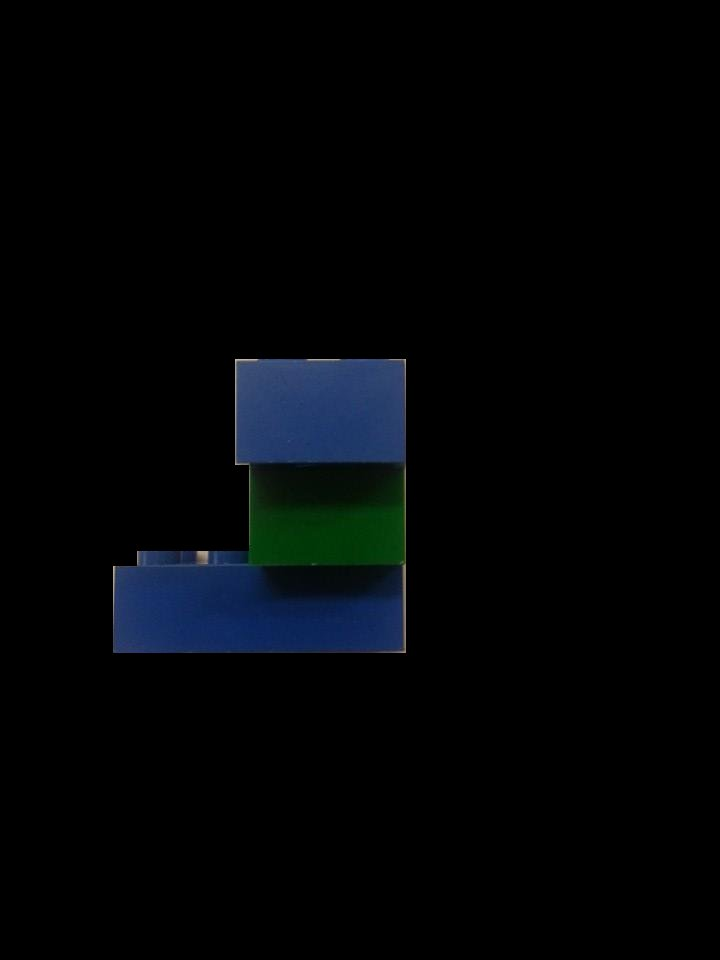
//> input picture lego/pictures/perfect2.jpg, 720 x 960 px
$ ./new5   (built with g++ and OpenCV 4)
//> lines starting //> are read from the running program, lines starting //| are printed output that depends on the picture; after the words box and inside, x2 and y2 are one past the last pixel; in counts of white or black regions, pixels touching at a corner belong together
#include <iostream>
#include <opencv2/opencv.hpp>
#include <opencv2/highgui/highgui.hpp>
#include <math.h>
#include "util.h"
#include <boost/multi_array.hpp>
#include <cassert>
#include <opencv2/objdetect/objdetect.hpp>
#include <opencv2/highgui/highgui.hpp>
#include <opencv2/imgproc/imgproc.hpp>
#include <stdio.h>
#include <stdlib.h>
using namespace std;
using namespace cv;
using namespace boost;


void removeBackground (Mat image) {
    Mat mask;
    cvtColor(image, mask, CV_RGB2HSV);

    imshow("hsv", mask);


    for (int r = 0; r < image.rows; r++) {
        uchar* rowPtr = image.ptr<uchar>(r);
        uchar* maskRowPtr = mask.ptr<uchar>(r);

        for (int c = 0; c < image.cols*3; c += 3) {
            int h = maskRowPtr[c];
            int s = maskRowPtr[c + 1];
            int v = maskRowPtr[c + 2];

            if (v > 90 && s < 230) {
                rowPtr[c] = 0;
                rowPtr[c+1] = 0;
                rowPtr[c+2] = 0;
            }
        }
    }
}

// [147 lines left out: functions getHue, getClosestColour, getColour, pointIsAcceptable, drawGrid3, not called in this run]


double cornerHarris(int viewArray[20][20], Mat src, Mat image, vector<Point> acceptablePoint)
{

  int thresh = 10;
  Mat dst, dst_norm, dst_norm_scaled;
  dst = Mat::zeros( src.size(), CV_32FC1 );

  /// Detector parameters
  int blockSize = 3;
  int apertureSize = 31;
  double k = 0.001;

  // [4 lines of commented-out code are left out]

      cout << "2" << endl;
  /// Detecting corners
  cornerHarris( src, dst, blockSize, apertureSize, k, BORDER_DEFAULT );

  /// Normalizing and initialising
  normalize( dst, dst_norm, 0, 255, NORM_MINMAX, CV_32FC1, Mat() );
  convertScaleAbs( dst_norm, dst_norm_scaled );
  vector<Point> harrisPoints;
  vector<double> distances;
  vector<double>initialDistances;
  vector<harrisLine> hLines;
  Point topLeft(1000, 1000);
  harrisLine bright;
  double brightest = 0;
        cout << "2" << endl;

  //calculate initial harris corners
  int count = 0;
  for( int j = 0; j < dst_norm.rows ; j++ ){
    for( int i = 0; i < dst_norm.cols; i++ ){
      int p = dst_norm.at<float>(j,i);
      if( p > thresh ){
          if(p > brightest){
            bright.p1.x = i;
            bright.p1.y = j;
            bright.brightness = thresh;
          }
        harrisPoints.push_back(Point(i,j));
          count ++;
         circle( dst_norm_scaled, Point( i, j ), 5,  Scalar(0), 2, 8, 0 );
        }
    }
  }


      cout << "2" << endl;
   //Make pairs of corners that are vertically alligned and are not too close or too
   //far apart to be considered edges
   for(size_t i = 0; i < harrisPoints.size(); i++){
    for(size_t k = i+1; k < harrisPoints.size(); k++){
      double x1 = harrisPoints[i].x, x2 = harrisPoints[k].x, y1 = harrisPoints[i].y, y2 = harrisPoints[k].y;
      if(abs(x1 - x2) <2 && abs(y1 -y2) > 50){
        if(true){//pointIsAcceptable(x1,y1,acceptablePoint)&& pointIsAcceptable(x2,y2, acceptablePoint)){    //Ended up not making a big enough difference
            double distance = sqrt(((x1-x2)*(x1-x2))+((y1-y2)*(y1-y2)));
            initialDistances.push_back(distance);
            harrisLine h;
            h.p1 = Point(x1, y1);
            h.p2 = Point(x2,y2);
            h.distance = distance;
            hLines.push_back(h);
        }
      }
    }
   }
      cout << "2" << endl;

  //Find the median distance and then rule out any lines that are not close enough
  //to this distance
  sort(initialDistances.begin(), initialDistances.end());
  vector<harrisLine> finalHLines;
   double median = initialDistances[initialDistances.size()/2];
   double range = median/5;
   for(size_t i = 0; i <  hLines.size(); i++){
    if(abs(hLines[i].distance - median) < range){
      harrisLine h;
      h.p1 = Point(hLines[i].p1.x, hLines[i].p1.y);
      h.p2 = Point(hLines[i].p2.x, hLines[i].p2.y);
      h.distance = hLines[i].distance;
     finalHLines.push_back(h);
    }
   }

  // finalHLines = clusterLines(finalHLines);   //DECIDED THAT THIS TOOK TOO LONG FOR NOT ENOUGH IMPROVEMENT

      cout << "2" << endl;

   //calculate the average edge length
   double total = 0;
   for(size_t i = 0; i < finalHLines.size(); i++){
        line( image, finalHLines[i].p1, finalHLines[i].p2, Scalar(0,0,255), 3, CV_AA);    //Draw on edge lines
        circle( image, finalHLines[i].p1, 5,  Scalar(0), 2, 8, 0 );
       circle( image, finalHLines[i].p2, 5,  Scalar(0), 2, 8, 0 );
        //cout << " Line distance = " << finalHLines[i].distance << endl;
         total += finalHLines[i].distance;
   }
   total = total/finalHLines.size();
   bright.p2.x = bright.p1.x;
   bright.p2.y = bright.p1.y + total;
   cout << "TOTAL = " << total << endl;
   double width = (total/6)*5;
      drawGrid3(viewArray, bright, total, width, image);
  /// Showing the harris corners
  imshow( "harris ", dst_norm_scaled );
  return total;
}


// [182 lines left out: functions initialiseTestArray, findBoundingBox, create3dArray, not called in this run]


int main() {
    string filename1 = "pictures/perfect2.jpg";
    string filename2 = "pictures/perfect2.jpg";
    string filename3 = "pictures/perfect2.jpg";
    string filename4 = "pictures/perfect2.jpg";
    Mat input = imread(filename1, CV_LOAD_IMAGE_GRAYSCALE);
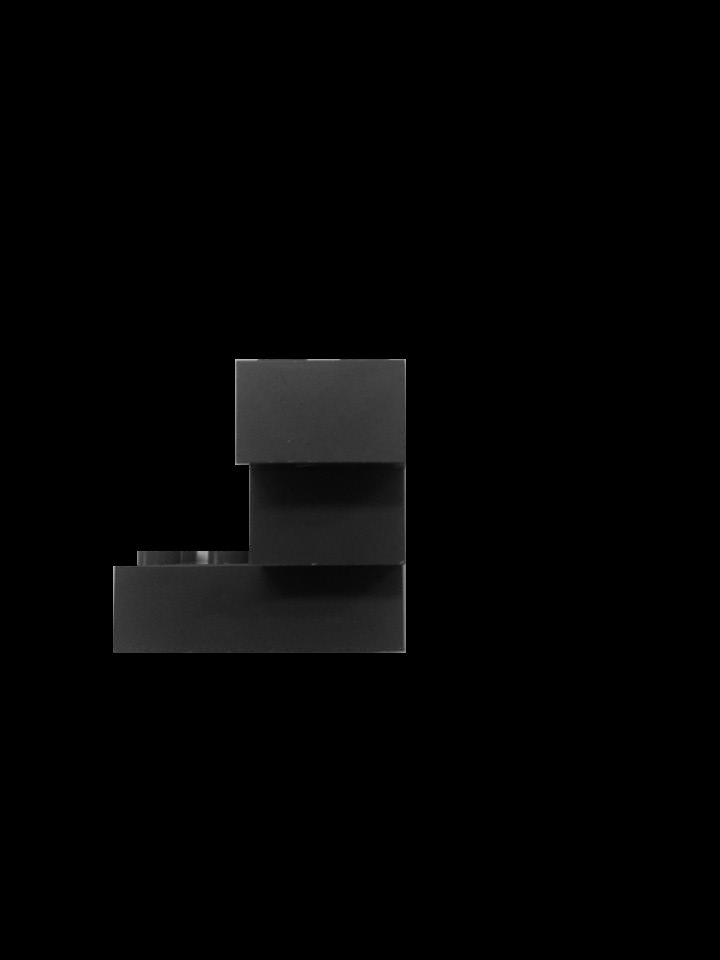
//> input: 960 rows x 720 cols, CV_8UC1; min 0, max 186, mean 3.8
    Mat harris1 = imread(filename1, CV_LOAD_IMAGE_GRAYSCALE);
    Mat harris2 = imread(filename2, CV_LOAD_IMAGE_GRAYSCALE);
    Mat harris3 = imread(filename3, CV_LOAD_IMAGE_GRAYSCALE);
    Mat harris4 = imread(filename4, CV_LOAD_IMAGE_GRAYSCALE);
    //GaussianBlur(input, 3, input);                     //CURRENTLY DOESNT MAKE DIFFERENCE
    Mat image1 = imread(filename1, CV_LOAD_IMAGE_COLOR);
//> image1 is the input picture: 960 rows x 720 cols, CV_8UC3; mean B, G, R 6.2, 4.2, 2.1
    Mat image2= imread(filename2, CV_LOAD_IMAGE_COLOR);
    Mat image3 = imread(filename3, CV_LOAD_IMAGE_COLOR);
    Mat image4 = imread(filename4, CV_LOAD_IMAGE_COLOR);
    // [13 lines of commented-out code are left out]


    removeBackground (image1);
//> in removeBackground, `cvtColor(image, mask, CV_RGB2HSV);`: mask: 960 rows x 720 cols, CV_8UC3; mean H, S, V 2.7, 18.7, 6.9
//> in removeBackground, `imshow("hsv", mask);`:
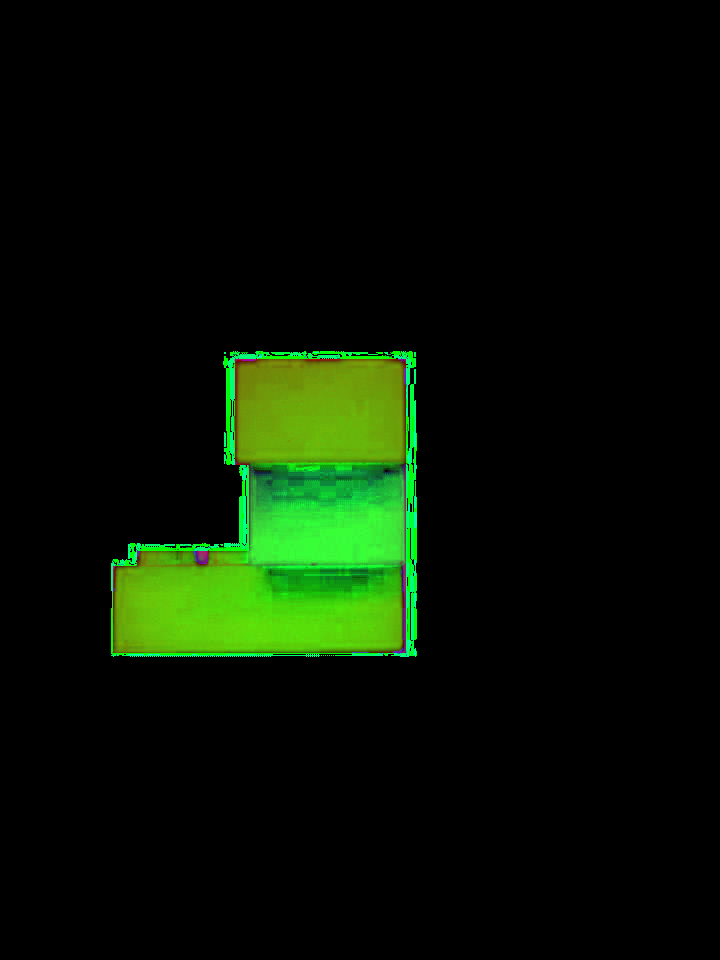
//> window 'hsv': 960 rows x 720 cols, CV_8UC3; mean B, G, R 2.7, 18.7, 6.9
//> after the loop in removeBackground, `for (int r = 0; r < image.rows; r++)`:
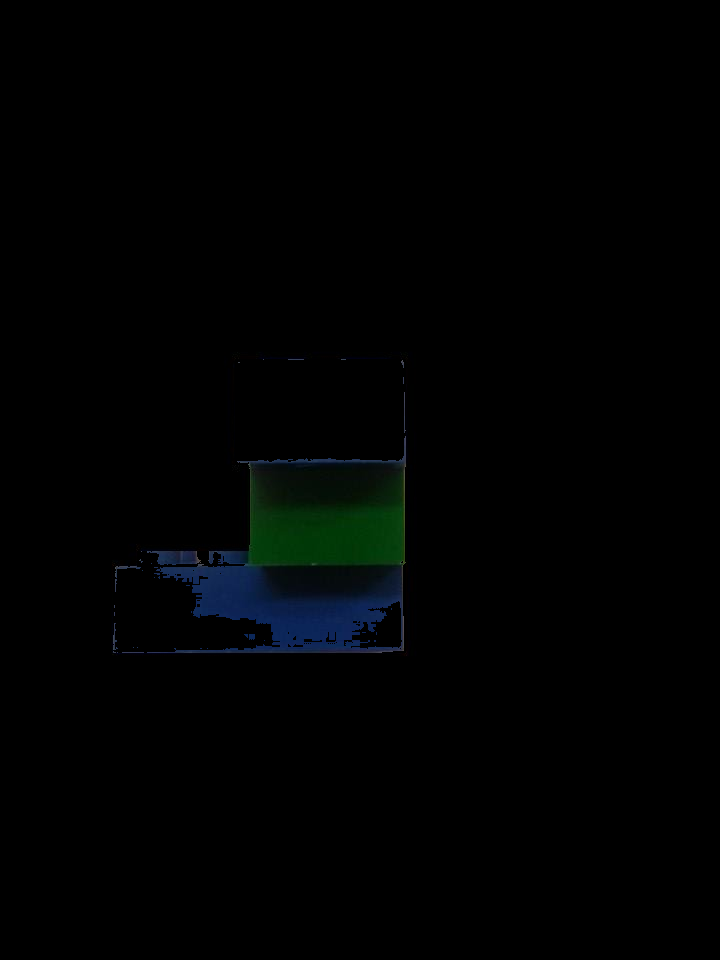
//> image: 960 rows x 720 cols, CV_8UC3; 4.13% of pixels changed, all inside (x1, y1, x2, y2) = (113, 359, 406, 653)
    removeBackground (image2);
    removeBackground (image3);
    removeBackground (image4);
    Mat linesImage(input.size(), image1.type());
    if (!input.data) {
      cerr << "Cannot open " << filename1 << endl;
      exit(0);
    }
  //UNUSED HOUGH CODE
  /**/

    vector<Point> acceptablePoint;
   // HoughStuff(image, input, acceptablePoint);
      int viewArrayFront[20][20] = {{0}};   int viewArrayLeft[20][20] = {{0}};   int viewArrayRight[20][20] = {{0}};   int viewArrayBack[20][20] = {{0}};
      cout << "1" << endl;
 // initialiseTestArray(viewArrayFront, viewArrayLeft, viewArrayBack, viewArrayRight);
  harris1 = cornerHarris(viewArrayFront, harris1, image1, acceptablePoint);
//> (the run ends here: the program needs code that is not available in this run, at `vector<harrisLine> hLines;`)

$ run again, with lego/pictures/perfect1.jpg copied over lego/pictures/perfect2.jpg
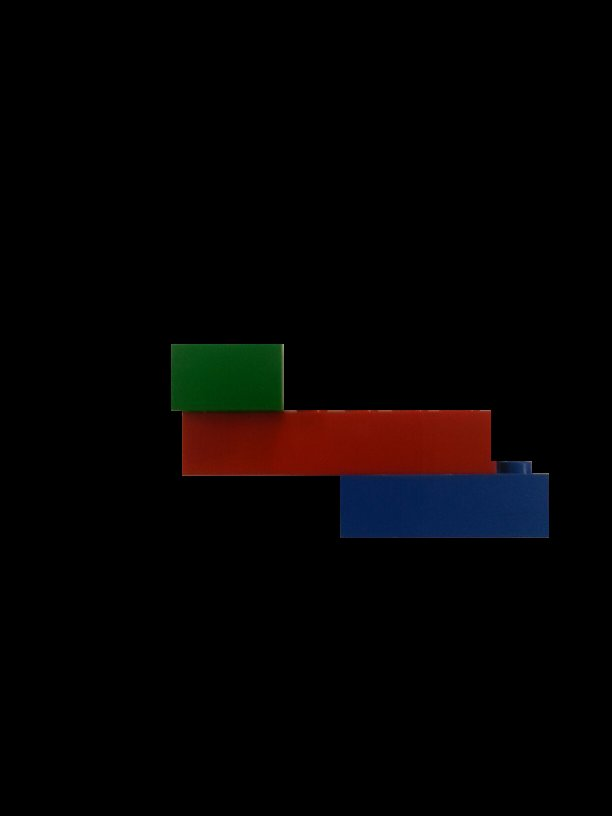
//> input picture lego/pictures/perfect1.jpg, 612 x 816 px
//> image1 is the input picture: 816 rows x 612 cols, CV_8UC3; mean B, G, R 2.8, 2.8, 5.2
//> mask: 816 rows x 612 cols, CV_8UC3; mean H, S, V 7, 23.2, 8
//> in removeBackground, `imshow("hsv", mask);`:
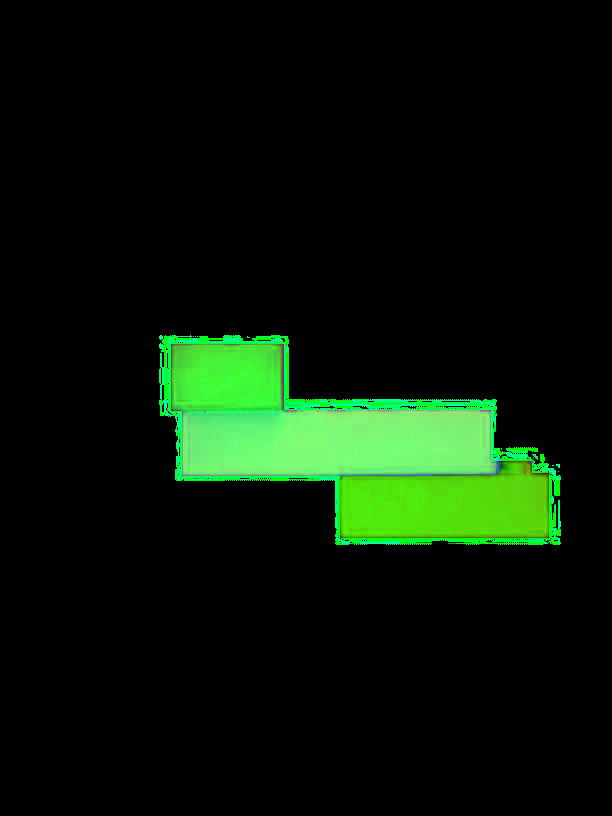
//> window 'hsv': 816 rows x 612 cols, CV_8UC3; mean B, G, R 7, 23.2, 8
//> after the loop in removeBackground, `for (int r = 0; r < image.rows; r++)`:
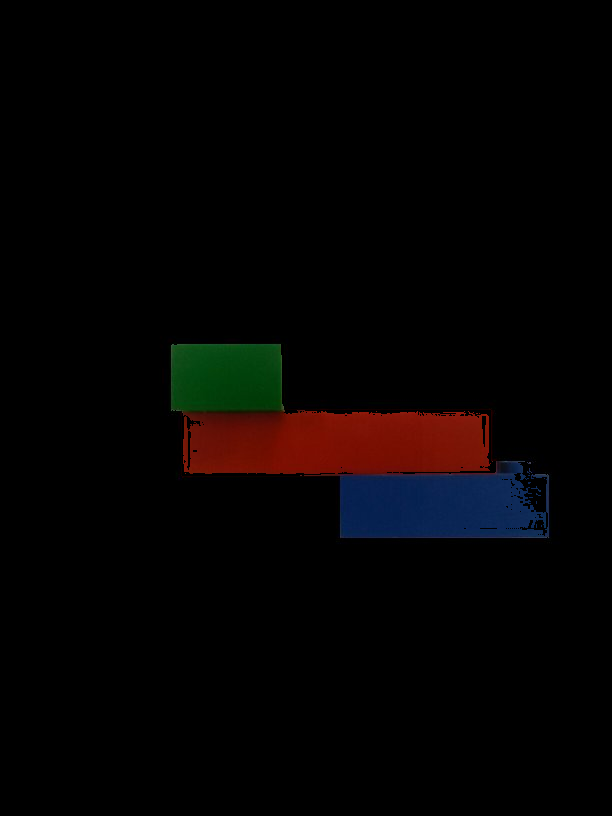
//> image: 816 rows x 612 cols, CV_8UC3; 0.59% of pixels changed, all inside (x1, y1, x2, y2) = (171, 344, 549, 538)
